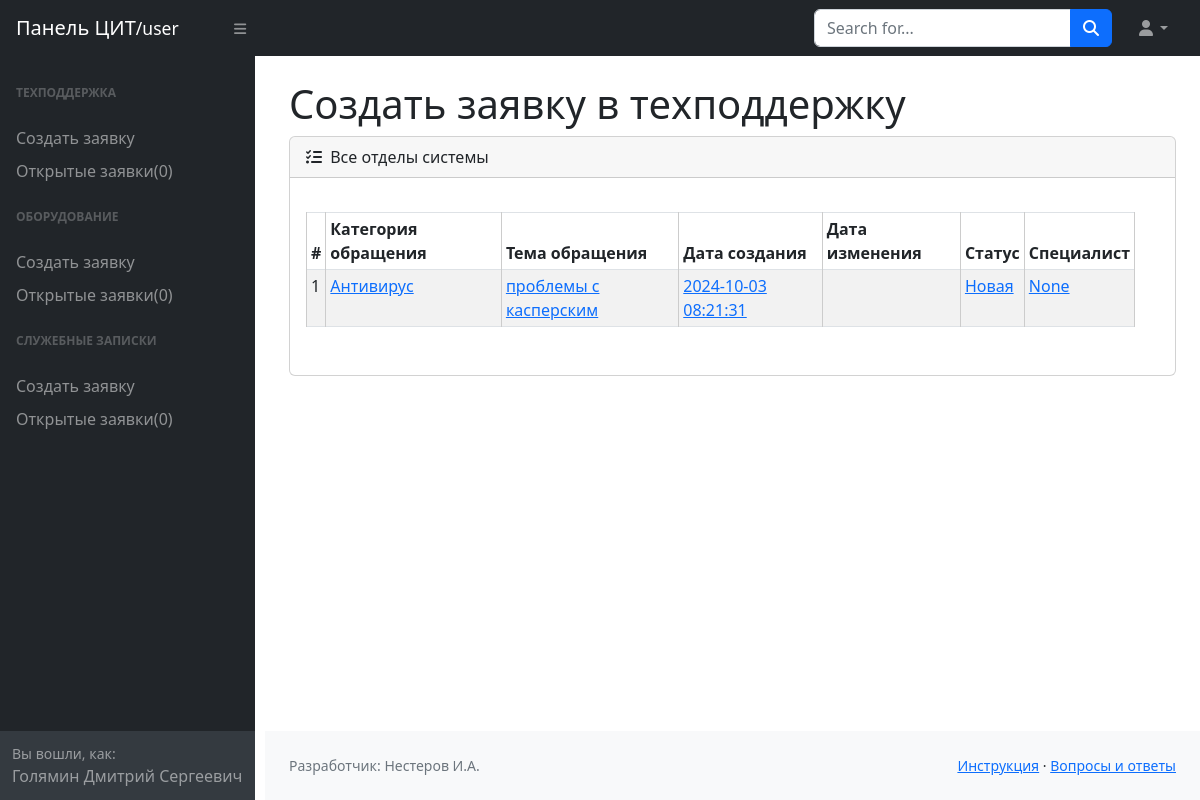
/user/tasks (signed in), run on an earlier commit of the app's database.
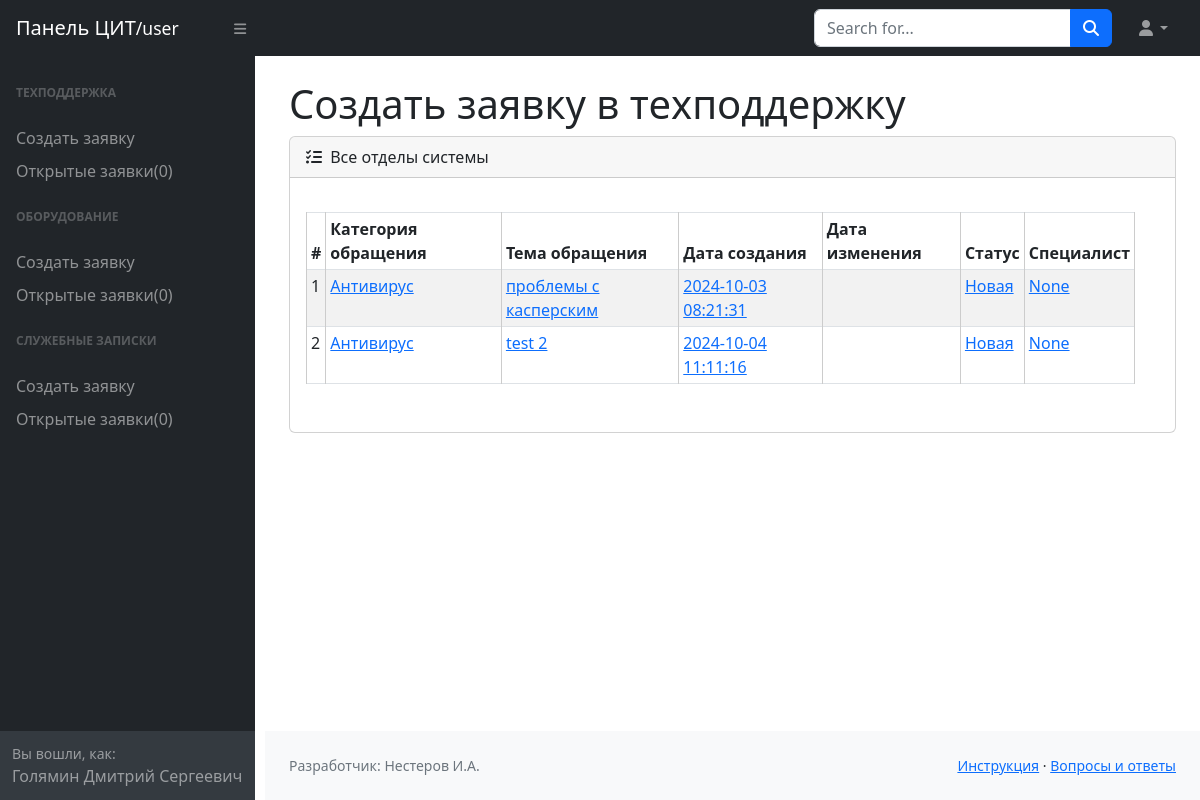
And on a later commit of the database.
### models.py (models this page shows)
class User(Base):
    __tablename__ = 'user'
    id = Column(Integer, primary_key=True, index=True)
    username = Column(String, nullable=False, unique=True)
    password = Column(String, nullable=False)
    surname = Column(String, nullable=False)
    name = Column(String, nullable=False)
    patronymic = Column(String, nullable=True)
    tel_stationary = Column(String, nullable=True)
    tel_mobile = Column(String, nullable=True)
    building = Column(String, nullable=True)
    cabinet = Column(String, nullable=True)
    last_entry = Column(DateTime, default=func.now())
    last_ip = Column(String, nullable=True)
    dostup = Column(String, default='пользователь', nullable=True)
    otdel_id = Column(Integer, ForeignKey('otdel.id', ondelete='SET NULL'), nullable=True)
    otdel = relationship("Otdel", back_populates="users", foreign_keys=[otdel_id])
    otdel_nachalnik = relationship("Otdel", foreign_keys="[Otdel.nachalnik_id]", back_populates="nachalnik")
    otdel_zam = relationship("Otdel", foreign_keys="[Otdel.zam_id]", back_populates="zam")
    otdel_zgd = relationship("Otdel", foreign_keys="[Otdel.zgd_id]", back_populates="zgd")
    tasks_help_created = relationship("Task", foreign_keys="[Task.user_create_id]", back_populates="user_create")
    tasks_help_user_admin = relationship("Task", foreign_keys="[Task.user_admin_id]", back_populates="user_admin")
    tasks_eq_created = relationship("Task_equipment", foreign_keys="[Task_equipment.user_create_id]",
                                    back_populates="user_create")
    tasks_eq_user_admin = relationship("Task_equipment", foreign_keys="[Task_equipment.user_admin_id]",
                                       back_populates="user_admin")
    tasks_universal_created = relationship("Task_Universal", foreign_keys="[Task_Universal.user_create_id]",
                                           back_populates="user_create")
    tasks_universal_user_admin = relationship("Task_Universal", foreign_keys="[Task_Universal.user_admin_id]",
                                              back_populates="user_admin")

class Task(Base):
    __tablename__ = 'task'
    id = Column(Integer, primary_key=True, index=True)
    tel = Column(String)  # Телефон
    theme = Column(String)  # Тема от пользователя
    location = Column(String)  # Местоположение
    text = Column(String)  # Основной текст заявки
    date_create = Column(DateTime, default=func.now())
    date_of_change = Column(DateTime, nullable=True)
    comments = Column(String, default=None)
    comments_cit_only = Column(String, default=None)
    comments_user = Column(String, default=None)
    status = Column(String, default="Новая")
    logs = Column(String)  # Логирование действий пользователей
    ip_requests = Column(String)
    category_id = Column(Integer, ForeignKey('category.id', ondelete='SET NULL'), nullable=True)
    category = relationship("Category", back_populates="tasks")
    user_create_id = Column(Integer, ForeignKey('user.id', ondelete='SET NULL'), nullable=True)
    user_admin_id = Column(Integer, ForeignKey('user.id', ondelete='SET NULL'), nullable=True)
    user_create = relationship("User", foreign_keys=[user_create_id], back_populates="tasks_help_created")
    user_admin = relationship("User", foreign_keys=[user_admin_id], back_populates="tasks_help_user_admin")

class Category(Base):
    __tablename__ = 'category'
    id = Column(Integer, primary_key=True, index=True)
    name = Column(String, nullable=False)
    description = Column(String, nullable=True)
    tasks = relationship("Task", back_populates="category")

### routers/user.py (the view)
@router.get("/tasks")
async def task_create_equipment(request: Request,
                                db: AsyncSession = Depends(get_db),
                                current_user: User = Depends(access_check)):
    my_tasks = await fetch_task_user(db, current_user.id)
    return templates.TemplateResponse("список_заявок.html", {"request": request,
                                                             "current_user": current_user,
                                                             "tasks": my_tasks})

### templates/user/список_заявок.html (shortened to what this page needs)
{% extends 'base_user.html' %}
{% block h1 %}Создать заявку в техподдержку{% endblock %}
{% block main %}
<div class="card mb-4">
    <div class="card-header">
        <i class="fas fa-tasks me-1"></i>
        Все отделы системы
    </div>
    <div class="card-body">
        <div class="form-group row mt-2">
            <div class="row mb-3">
                <div class="table-responsive">
                    <table class="table table-striped table-sm table-bordered">
                        <thead>
                        <tr>
                            <th scope="col">#</th>
                            <th scope="col">Категория обращения</th>
                            <th scope="col">Тема обращения</th>
                            <th scope="col">Дата создания</th>
                            <th scope="col">Дата изменения</th>
                            <th scope="col">Статус</th>
                            <th scope="col">Специалист</th>
                        </tr>
                        </thead>
                        <tbody>
                        {% for task in tasks %}
                        <tr>
                            <td>{{ task.id }}</td>
                            <td><a href="/user/task/{{ task.id }}">{{ task.category.name }}</a></td>
                            <td><a href="/user/task/{{ task.id }}">{{ task.theme }}</a></td>
                            <td><a href="/user/task/{{ task.id }}">{{ task.date_create }}</a></td>
                            <td><a href="/user/task/{{ task.id }}">{% if task.date_of_change == None %}{% else %}{{ task.date_of_change }}{% endif %}</a></td>
                            <td><a href="/user/task/{{ task.id }}">{{ task.status }}</a></td>
                            <td><a href="/user/task/{{ task.id }}">{{ task.user_admin }}</a></td>
                        </tr>
                        {% endfor %}
                        </tbody>
                    </table>
                </div>
            </div>
        </div>
    </div>
</div>
{% endblock %}

### templates/user/base_user.html (shortened to what this page needs)
<!DOCTYPE html>
<html lang="ru">
<head>
    <link href="https://cdn.jsdelivr.net/npm/simple-datatables@7.1.2/dist/style.min.css" rel="stylesheet"/>
    <link href="/static/css/bootstrap.min.css" rel="stylesheet"/>
    <link href="/static/css/styles.css" rel="stylesheet"/>
    <link rel="stylesheet" href="/static/css/all.min.css">
</head>
<body class="sb-nav-fixed">
<nav class="sb-topnav navbar navbar-expand navbar-dark bg-dark">
    <a class="navbar-brand ps-3" href="index.html">Панель ЦИТ<small>/user</small></a>
    <button class="btn btn-link btn-sm order-1 order-lg-0 me-4 me-lg-0" id="sidebarToggle" href="#">
        <i class="fas fa-bars"></i></button>
    <form class="d-none d-md-inline-block form-inline ms-auto me-0 me-md-3 my-2 my-md-0">
        <div class="input-group">
            <input class="form-control" type="text" placeholder="Search for..." aria-describedby="btnNavbarSearch"/>
            <button class="btn btn-primary" id="btnNavbarSearch" type="button"><i class="fas fa-search"></i></button>
        </div>
    </form>
    <ul class="navbar-nav ms-auto ms-md-0 me-3 me-lg-4">
        <li class="nav-item dropdown">
            <a class="nav-link dropdown-toggle" id="navbarDropdown" href="#" role="button" data-bs-toggle="dropdown"
               aria-expanded="false"><i class="fas fa-user fa-fw"></i></a>
        </li>
    </ul>
</nav>
<div id="layoutSidenav">
    <div id="layoutSidenav_nav">
        <nav class="sb-sidenav accordion sb-sidenav-dark" id="sidenavAccordion">
            <div class="sb-sidenav-menu">
                <div class="nav">
                    <div class="sb-sidenav-menu-heading">Техподдержка</div>
                    <a class="nav-link" href="/user/create-task">Создать заявку</a>
                    <a class="nav-link" href="/user/tasks">Открытые заявки(0)</a>
                    <div class="sb-sidenav-menu-heading">Оборудование</div>
                    <a class="nav-link" href="#">Создать заявку</a>
                    <a class="nav-link" href="#">Открытые заявки(0)</a>
                    <div class="sb-sidenav-menu-heading">Служебные записки</div>
                    <a class="nav-link" href="#">Создать заявку</a>
                    <a class="nav-link" href="#">Открытые заявки(0)</a>
                </div>
            </div>
            <div class="sb-sidenav-footer">
                <div class="small">Вы вошли, как:</div>
                {{ current_user.surname }} {{ current_user.name }} {{ current_user.patronymic }}
            </div>
        </nav>
    </div>
    <div id="layoutSidenav_content">
        <main>
            <div class="container-fluid px-4">
                <h1 class="mt-4">{% block h1 %}{% endblock %}</h1>
                {% block main %}{% endblock %}
            </div>
        </main>
        <footer class="py-4 bg-light mt-auto">
            <div class="container-fluid px-4">
                <div class="d-flex align-items-center justify-content-between small">
                    <div class="text-muted">Разработчик: Нестеров И.А.</div>
                    <div>
                        <a href="#">Инструкция</a>
                        &middot;
                        <a href="#">Вопросы и ответы</a>
                    </div>
                </div>
            </div>
        </footer>
    </div>
</div>
</body>
</html>

### templates/user/base_user.html (style rules this page uses)
.sb-sidenav-menu .nav-link { padding-top: -20px; padding-bottom: -15px; margin-bottom: -15px; }
#layoutSidenav_nav { width: 40px; }
#layoutSidenav { margin-left: 40px; }
.sb-sidenav { width: 255px; }
table { border-collapse: collapse; width: 100%; margin-top: 10px; }
th, td { border: 1px solid #ccc; padding: 8px; text-align: left; }
th { background-color: #e9ecef; }

What changed in the data, as far as the page shows it:
added Task: id "2", category.name "Антивирус", theme "test 2", date_create "2024-10-04 11:11:16", status "Новая", user_admin "None"
